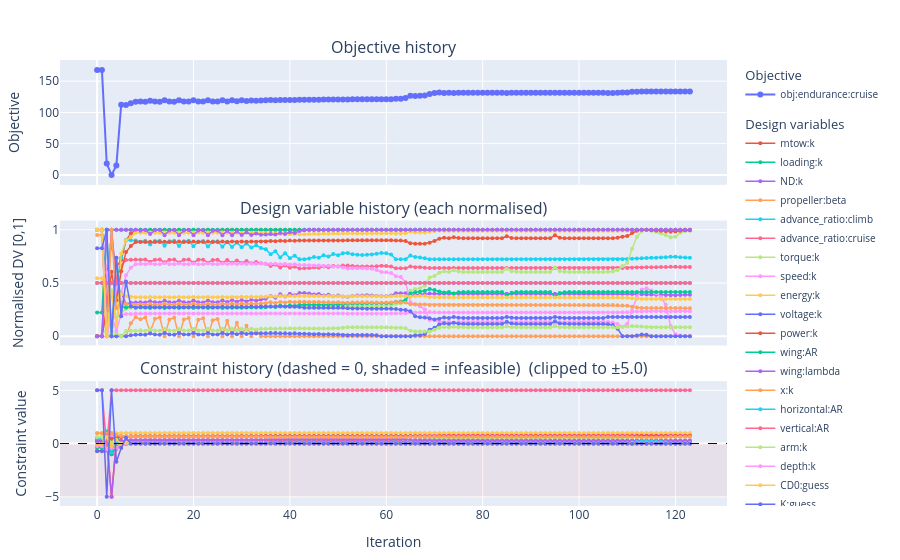

Notebook source saved alongside this figure:
### Code cell
# fig = plot_iteration_log("./workdir/optim_log.csv")
# fig.show()
from fastuav.utils.sql_to_csv import sql_to_csv

df = sql_to_csv(
    "./workdir/optim_log_cases.sql",
    "./workdir/optim_log.csv",
    configuration_file="./data/configurations/fixedwing_mdo_NonPropu_Thin.yaml",
)
df.tail()

from fastuav.utils.optim_iteration_logger import (
    optimize_problem_with_logging,
    plot_iteration_log_interactive,
)

# ... run optimization as before ...

# Interactive version (returns a plotly figure):
fig = plot_iteration_log_interactive("./workdir/optim_log.csv")
fig.show()
